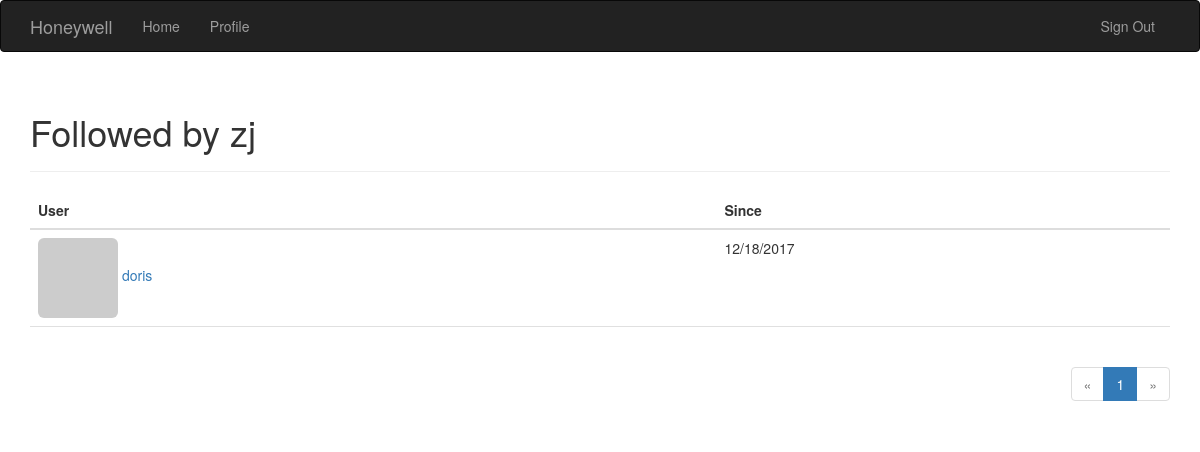
Screenshot of /followed-by/zj (signed in) with the database file from the repository.
### app/models.py (models this page shows, shortened)
class User(UserMixin, db.Model):
    __tablename__ = 'users'
    id = db.Column(db.Integer, primary_key=True)
    email = db.Column(db.String(64), unique=True, index=True)
    username = db.Column(db.String(64), unique=True, index=True)
    password_hash = db.Column(db.String(128))
    role_id = db.Column(db.Integer, db.ForeignKey('roles.id'))
    confirmed = db.Column(db.Boolean, default=False)
    name = db.Column(db.String(64))
    location = db.Column(db.String(64))
    about_me = db.Column(db.Text())
    member_since = db.Column(db.DateTime(), default=datetime.utcnow)
    last_seen = db.Column(db.DateTime(), default=datetime.utcnow)
    avatar_hash = db.Column(db.String(32))
    posts = db.relationship('Post', backref='author', lazy='dynamic')
    followed = db.relationship('Follow',
                               foreign_keys=[Follow.follower_id],
                               backref=db.backref('follower', lazy='joined'),
                               lazy='dynamic',
                               cascade='all, delete-orphan')
    followers = db.relationship('Follow',
                                foreign_keys=[Follow.followed_id],
                                backref=db.backref('followed', lazy='joined'),
                                lazy='dynamic',
                                cascade='all, delete-orphan')
    comments = db.relationship('Comment', backref='author', lazy='dynamic')
    def ping(self):
        self.last_seen = datetime.utcnow()
        db.session.add(self)
    @property
    def password(self):
        raise AttributeError('password is not a readable attribute')
    def can(self, permissions):
        return self.role is not None and \
               (self.role.permissions & permissions) == permissions
    def gravatar(self, size=100, default='identicon', rating='g'):
        if request.is_secure:
            url = 'https://secure.gravatar.com/avatar'
        else:
            url = 'http://www.gravatar.com/avatar'
        hash = self.avatar_hash or hashlib.md5(self.email.encode('utf-8')).hexdigest()
        return '{url}/{hash}?s={size}&d={default}&r={rating}'.format(
            url=url, hash=hash, size=size, default=default, rating=rating)

class Follow(db.Model):
    __tablename__ = 'follows'
    follower_id = db.Column(db.Integer, db.ForeignKey('users.id'),
                            primary_key=True)
    followed_id = db.Column(db.Integer, db.ForeignKey('users.id'),
                             primary_key=True)
    timestamp = db.Column(db.DateTime, default=datetime.utcnow)

### app/main/views.py (the view)
@main.route('/followed-by/<username>')
def followed_by(username):
    user = User.query.filter_by(username=username).first()
    if user is None:
        flash('Invalid user.')
        return redirect(url_for('.index'))
    page = request.args.get('page', 1, type=int)
    pagination = user.followed.paginate(
        page, per_page=current_app.config['FLASKY_FOLLOWERS_PER_PAGE'],
        error_out=False)
    follows = [{'user': item.followed, 'timestamp': item.timestamp}
               for item in pagination.items]
    return render_template('followers.html', user=user, title="Followed by",
                           endpoint='.followed_by', pagination=pagination,
                           follows=follows)

### app/auth/views.py (called while the page is built)
@auth.before_app_request
def before_request():
    if current_user.is_authenticated:
        current_user.ping()
        if not current_user.confirmed \
            and request.endpoint \
            and request.endpoint[:5] != 'auth.' \
            and request.endpoint != 'static':
            return redirect(url_for('auth.unconfirmed'))

### app/main/__init__.py (called while the page is built)
@main.app_context_processor
def inject_permission():
    return dict(Permission=Permission)

### app/models.py (called while the page is built)
@login_manager.user_loader
def load_user(user_id):
    return User.query.get(int(user_id))

### app/templates/followers.html (shortened to what this page needs)
{% extends "base.html" %}
{% import "_macros.html" as macros %}
{% block page_content %}
<div class="page-header">
    <h1>{{ title }} {{ user.username }}</h1>
</div>
<table class="table table-hover followers">
    <thead><tr><th>User</th><th>Since</th></tr></thead>
    {% for follow in follows %}
    {% if follow.user != user %}
    <tr>
        <td>
            <a href="{{ url_for('.user', username = follow.user.username) }}">
                <img class="img-rounded" src="{{ follow.user.gravatar(size=32) }}">
                {{ follow.user.username }}
            </a>
        </td>
        <td>{{ moment(follow.timestamp).format('L') }}</td>
    </tr>
    {% endif %}
    {% endfor %}
</table>
<div class="pagination">
    {{ macros.pagination_widget(pagination, endpoint, username=user.username) }}
</div>
{% endblock %}

### app/static/styles.css (style rules this page uses)
div.pagination { width: 100%; text-align: right; padding: 0px; margin: 0px; }
.table.followers tr { border-bottom: 1px solid #e0e0e0; }

### rows the page displays
User: username "zj"
User: user.username "doris"
Follow: timestamp "12/18/2017"

### other values shown
{{ title }} "Followed by"
{{ p }} "1"
